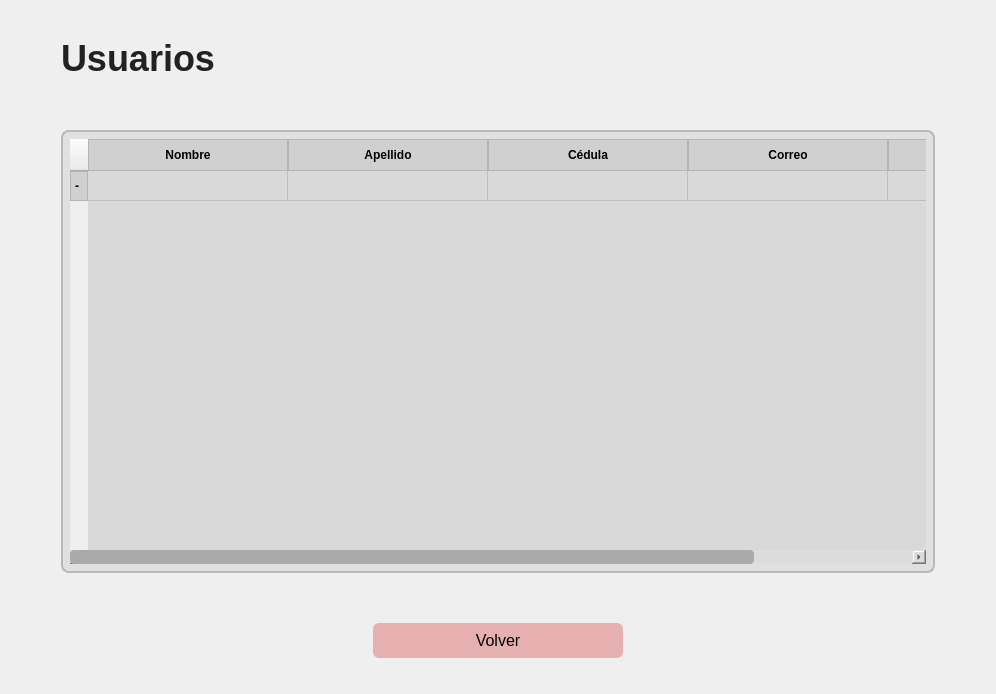
<?xml version="1.0" encoding="UTF-8"?>
<ui version="4.0">
 <class>Form</class>
 <widget class="QWidget" name="Form">
  <property name="geometry">
   <rect>
    <x>0</x>
    <y>0</y>
    <width>996</width>
    <height>694</height>
   </rect>
  </property>
  <property name="windowTitle">
   <string>Form</string>
  </property>
  <property name="styleSheet">
   <string notr="true">#mainWindow {
	font-family: Arial;
}

QLabel {
    font-size: 18px;
    color: #222;
}

#labelAdd{
	font-size:24px;
}

#menu {
    background: #D9D9D9;
    border-bottom: 1.5px solid #bdbdbd;
}

#menu QLabel {
    font-size: 16px;
    color: #222;
}

#menu QWidget:hover {
    background: #e0e0e0;
}

#menu QWidget[active=&quot;true&quot;] {
    background: #ffffff;
    border-bottom: 3px solid #487c7e;
}

#menu QWidget[active=&quot;true&quot;] QLabel {
    font-weight: bold;
}

#menu QWidget {
    border-right: 1px solid #bdbdbd;
    border-left: 1px solid #bdbdbd;

}

QLineEdit {
    background: white;
    border-radius: 4px;
    padding: 6px;
    border: 1px solid #c4c4c4;
    font-size: 20px;
}

QLineEdit:focus {
    border: 1px solid #487c7e;
}

QLabel#labelTitulo{
    font-size: 36px;
    font-weight: 600;
    color: #222;
}

QPushButton#btnAdd {
    background: transparent;
    font-size: 36px;
    color: #222;
    border: none;
}
QPushButton#btnAdd:hover {
    color: #444;
}

QToolButton {
    background: transparent;
    border: none;
}
QToolButton:hover {
    background: #dcdcdc;
    border-radius: 4px;
}

QPushButton#btnBack {
    background: transparent;
    border: none;
    font-size: 36px;
    color: #222;
}
QPushButton#btnBack:hover {
    color: #555;
}


QTableWidget {
    background: #D9D9D9;
    gridline-color: #bcbcbc;
    border-radius: 8px;
    font-size: 14px;
    color: #222;
}

QHeaderView::section {
    background: #d0d0d0;
    padding: 6px 4px;
    font-weight: bold;
    border: 1px solid #b4b4b4;
}

QTableWidget::item {
    padding: 6px;
}

QTableWidget::item:selected {
    background: #c6d3d6;
    color: #000;
}

QScrollBar:vertical,
QScrollBar:horizontal {
    background: #dcdcdc;
    border-radius: 4px;
}

QScrollBar::handle {
    background: #aaaaaa;
    border-radius: 4px;
}
QScrollBar::handle:hover {
    background: #888888;
}

#tablaContenedor {
    background: #7835ff;
    border-radius: 10px;
    padding: 8px;
}

QPushButton#btnAddProducto,
QPushButton#btnRemoveProducto {
    background: transparent;
    border: none;
    font-size: 22px;
    font-weight: bold;
}

QPushButton#btnAddProducto:hover,
QPushButton#btnRemoveProducto:hover {
    color: #487c7e;
}

QPushButton#btnCancelar {
    background: #e7b0b0;
    border: none;
    border-radius: 6px;
    padding: 8px 26px;
    font-size: 16px;
}

QPushButton#btnCancelar:hover {
    background: #d59a9a;
}

QPushButton#btnGuardar {
    background: #b9e3a6;
    border: none;
    border-radius: 6px;
    padding: 8px 26px;
    font-size: 16px;
}

QPushButton#btnGuardar:hover {
    background: #a3d68c;
}

#panelRegistro {
    background: #e0e0e0;
    border-radius: 8px;
	border: 1.5px solid #b8b8b8;
    padding: 16px;
}
</string>
  </property>
  <layout class="QHBoxLayout" name="horizontalLayout_3">
   <item>
    <layout class="QVBoxLayout" name="verticalLayout" stretch="0">
     <item>
      <layout class="QVBoxLayout" name="verticalLayout_2" stretch="1,1,10,0,1,1">
       <property name="leftMargin">
        <number>50</number>
       </property>
       <property name="topMargin">
        <number>25</number>
       </property>
       <property name="rightMargin">
        <number>50</number>
       </property>
       <property name="bottomMargin">
        <number>25</number>
       </property>
       <item>
        <layout class="QVBoxLayout" name="verticalLayout_4" stretch="0">
         <item>
          <widget class="QLabel" name="labelTitulo">
           <property name="text">
            <string>Usuarios</string>
           </property>
          </widget>
         </item>
        </layout>
       </item>
       <item>
        <spacer name="verticalSpacer_2">
         <property name="orientation">
          <enum>Qt::Vertical</enum>
         </property>
         <property name="sizeHint" stdset="0">
          <size>
           <width>20</width>
           <height>40</height>
          </size>
         </property>
        </spacer>
       </item>
       <item>
        <widget class="QWidget" name="panelRegistro" native="true">
         <layout class="QHBoxLayout" name="horizontalLayout_4">
          <property name="spacing">
           <number>45</number>
          </property>
          <item>
           <layout class="QVBoxLayout" name="verticalLayout_3" stretch="0">
            <property name="spacing">
             <number>0</number>
            </property>
            <item>
             <layout class="QVBoxLayout" name="verticalLayout_6" stretch="2">
              <item>
               <widget class="QTableWidget" name="tableProducto">
                <property name="minimumSize">
                 <size>
                  <width>0</width>
                  <height>350</height>
                 </size>
                </property>
                <attribute name="horizontalHeaderMinimumSectionSize">
                 <number>50</number>
                </attribute>
                <attribute name="horizontalHeaderDefaultSectionSize">
                 <number>200</number>
                </attribute>
                <attribute name="horizontalHeaderStretchLastSection">
                 <bool>true</bool>
                </attribute>
                <attribute name="verticalHeaderDefaultSectionSize">
                 <number>30</number>
                </attribute>
                <row>
                 <property name="text">
                  <string>-</string>
                 </property>
                </row>
                <column>
                 <property name="text">
                  <string>Nombre</string>
                 </property>
                </column>
                <column>
                 <property name="text">
                  <string>Apellido</string>
                 </property>
                </column>
                <column>
                 <property name="text">
                  <string>Cédula</string>
                 </property>
                </column>
                <column>
                 <property name="text">
                  <string>Correo</string>
                 </property>
                </column>
                <column>
                 <property name="text">
                  <string>Creación de cuenta</string>
                 </property>
                </column>
               </widget>
              </item>
             </layout>
            </item>
           </layout>
          </item>
         </layout>
        </widget>
       </item>
       <item>
        <layout class="QHBoxLayout" name="horizontalLayout_6"/>
       </item>
       <item>
        <spacer name="verticalSpacer">
         <property name="orientation">
          <enum>Qt::Vertical</enum>
         </property>
         <property name="sizeHint" stdset="0">
          <size>
           <width>20</width>
           <height>40</height>
          </size>
         </property>
        </spacer>
       </item>
       <item>
        <layout class="QHBoxLayout" name="horizontalLayout_5">
         <property name="spacing">
          <number>60</number>
         </property>
         <property name="leftMargin">
          <number>250</number>
         </property>
         <property name="rightMargin">
          <number>250</number>
         </property>
         <property name="bottomMargin">
          <number>0</number>
         </property>
         <item>
          <widget class="QPushButton" name="btnCancelar">
           <property name="maximumSize">
            <size>
             <width>250</width>
             <height>16777215</height>
            </size>
           </property>
           <property name="text">
            <string>Volver</string>
           </property>
          </widget>
         </item>
        </layout>
       </item>
      </layout>
     </item>
    </layout>
   </item>
  </layout>
 </widget>
 <resources/>
 <connections/>
</ui>
